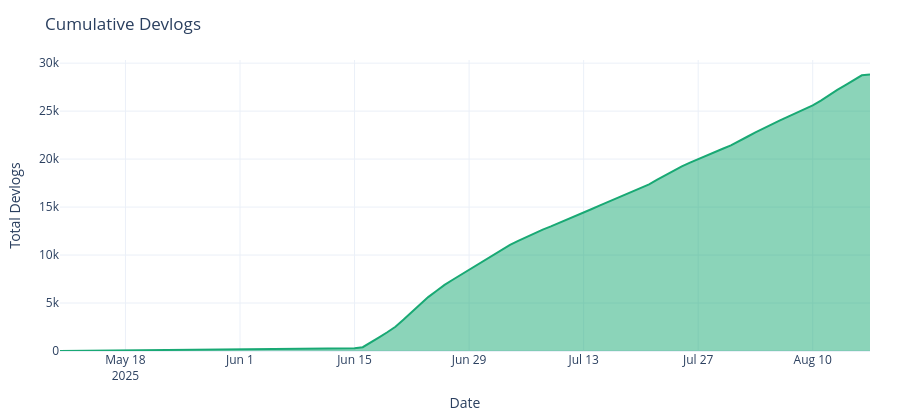

Write notebook code for a chart like this one.
### Markdown cell above
# Growth of devlogs over time

Cumulative total of devlogs across dates.

### Code cell
_ds = pd.to_datetime(df['created_date'], errors='coerce')
series = (
    pd.DataFrame({'date': _ds.dt.date})
      .dropna()
      .groupby('date')
      .size()
      .reset_index(name='count')
      .sort_values('date')
)
series['date'] = pd.to_datetime(series['date'])
series['cumulative'] = series['count'].cumsum()

fig = px.area(series, x='date', y='cumulative',
              title='Cumulative Devlogs',
              labels={'date': 'Date', 'cumulative': 'Total Devlogs'},
              color_discrete_sequence=['#19A974'])
fig.update_layout(height=max(DEFAULT_HEIGHT, 420))
fig.show()

save_plotly(fig, name='cumulative_devlogs', description='Cumulative total of devlogs over time', friendly_name='Cumulative Devlogs')
